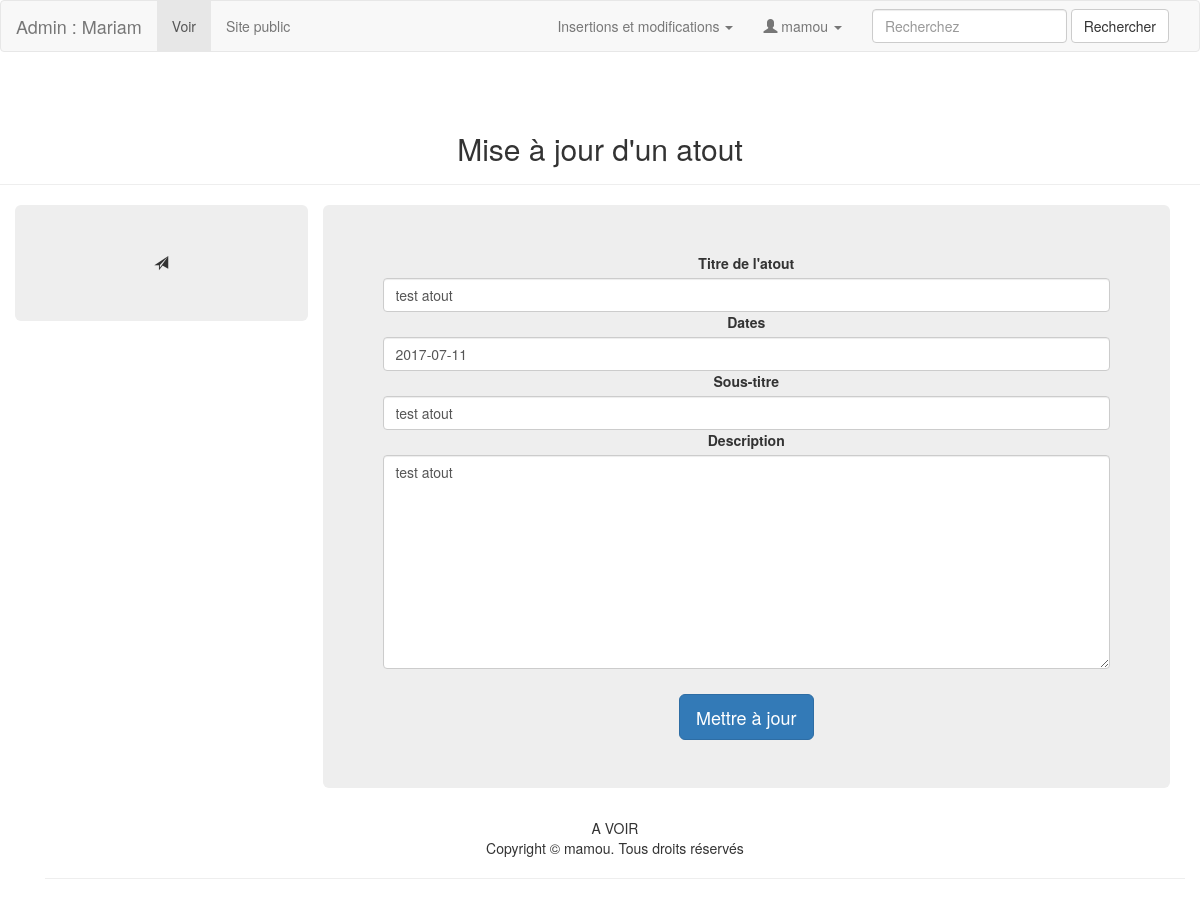
Page /admin/modif_atout.php?id_atout=2 (signed in) on the committed database.
### tables this page shows
CREATE TABLE `utilisateurs` (
  `id_utilisateur` int(11) NOT NULL,
  `prenom` varchar(25) NOT NULL,
  `nom` varchar(25) NOT NULL,
  `email` varchar(50) NOT NULL,
  `telephone` int(20) NOT NULL,
  `mdp` varchar(13) NOT NULL,
  `pseudo` varchar(13) NOT NULL,
  `avatar` varchar(255) NOT NULL,
  `age` int(5) NOT NULL,
  `date_naissance` date NOT NULL,
  `sexe` enum('Femme','Homme','Autre') NOT NULL,
  `etat_civil` enum('M','Mme','Autre') NOT NULL,
  `statut_martial` varchar(13) NOT NULL,
  `adresse` text NOT NULL,
  `code_postal` int(11) NOT NULL,
  `ville` varchar(25) NOT NULL,
  `pays` varchar(25) NOT NULL
);

CREATE TABLE `atouts` (
  `id_atout` int(11) NOT NULL,
  `titre_a` varchar(45) NOT NULL,
  `sous_titre_a` varchar(45) NOT NULL,
  `dates_a` date NOT NULL,
  `description_a` varchar(400) NOT NULL,
  `utilisateur_id` int(11) NOT NULL
);

### admin/modif_atout.php (the view, shortened to what this page needs)
<?php require '../connexion/connexion.php' ?>
<?php
	if(isset($_SESSION['connexion']) && $_SESSION['connexion']=='connecté'){
		$id_utilisateur=$_SESSION['id_utilisateur'];
	}else{
		header('location:authentification.php');
	}
	?>
	<?php
	$id_atout = $_GET['id_atout'];
	$sql = $pdoCV->query("SELECT * FROM atouts WHERE id_atout = '$id_atout' ");
	$ligne_atout = $sql->fetch();
?>
<!DOCTYPE html>
<html lang="fr">
<head>
	<?php
		$sql = $pdoCV->query(" SELECT * FROM utilisateurs WHERE id_utilisateur ='$id_utilisateur' ");
		$ligne_utilisateur = $sql->fetch();
	?>
<link rel="stylesheet" href="../css/bootstrap.css">
</head>
<body>
<?php include("include_nav.php"); ?>
<section>
  <div class="row">
    <div class="col-lg-12 page-header text-center">
      <h2>Mise à jour d'un atout</h2>
    </div>
  </div>
  <div class="container">
<div class="row text-center">
          <div class="col-xs-3 jumbotron">
          	<span class="glyphicon glyphicon-send"></span>
  </div>
          <div class="text-center col-xs-9">
           <div class="jumbotron">
            <form action="modif_atout.php" method="post" class="text-center">
		<div class="form-group">
			<label for="titre_a">Titre de l'atout</label>
			<input type="text" name="titre_a" class="form-control" value="<?php echo $ligne_atout['titre_a']; ?>">
			<label for="dates_a">Dates</label>
			<input type="text" name="dates_a" class="form-control" value="<?php echo $ligne_atout['dates_a']; ?>">
			<label for="sous_titres_a">Sous-titre</label>
			<input type="text" name="sous_titre_a" class="form-control" value="<?php echo $ligne_atout['sous_titre_a']; ?>">
			<label for="description_a">Description</label>
			<textarea name="description_a" class="form-control" cols="80" rows="10" maxlength="200" id="description_a"><?php echo $ligne_atout['description_a']; ?></textarea>
		</div>
              <input type="submit" value="Mettre à jour" class="btn btn-primary btn-lg" style="margin-top: 10px;">
            </form>
          </div>
        </div>
      </div>
	<?php include("include_footer.php"); ?>
</body>
</html>

### admin/include_nav.php (shortened to what this page needs)
<nav class="navbar navbar-default">
  <div class="container-fluid">
    <div class="navbar-header">
      <a class="navbar-brand" href="index.php">Admin : <?php echo $ligne_utilisateur['prenom']; ?></a></div>
    <div class="collapse navbar-collapse" id="bs-example-navbar-collapse-1">
      <ul class="nav navbar-nav">
        <li class="active"><a href="#">Voir <span class="sr-only">(current)</span></a> </li>
        <li><a href="../index.php" target="_blank">Site public</a></li>
      </ul>
      <form class="navbar-form navbar-right" role="search">
        <div class="form-group">
          <input type="text" class="form-control" placeholder="Recherchez">
        </div>
        <button type="submit" class="btn btn-default">Rechercher</button>
      </form>
      <ul class="nav navbar-nav navbar-right">
        <li class="dropdown"> <a href="#" class="dropdown-toggle" data-toggle="dropdown" role="button" aria-expanded="false" aria-haspopup="true">Insertions et modifications <span class="caret"></span></a>
        </li>
            <li class="dropdown"><a href="#" class="dropdown-toggle" data-toggle="dropdown" role="button" aria-expanded="false" aria-haspopup="true"> <span class="glyphicon glyphicon-user"></span> <?php echo $ligne_utilisateur['pseudo']; ?> <span class="caret"></span></a>
            </li>
      </ul>
    </div>
  </div>
</nav>

### admin/include_footer.php
<div class="container">
  <div class="row">
    <div class="col-lg-offset-3 col-xs-12 col-lg-6 text-center">
      A VOIR
    </div>
  </div>
</div>
 <footer class="text-center">
  <div class="container">
    <div class="row">
      <div class="col-xs-12">
        <p>Copyright © <?php echo $ligne_utilisateur['pseudo']; ?>. Tous droits réservés</p>
        <hr>
      </div>
    </div>
  </div>
</footer>

### rows in the picture
utilisateurs: prenom "Mariam", pseudo "mamou"
atouts: titre_a "test atout", dates_a "2017-07-11", sous_titre_a "test atout", description_a "test atout"
